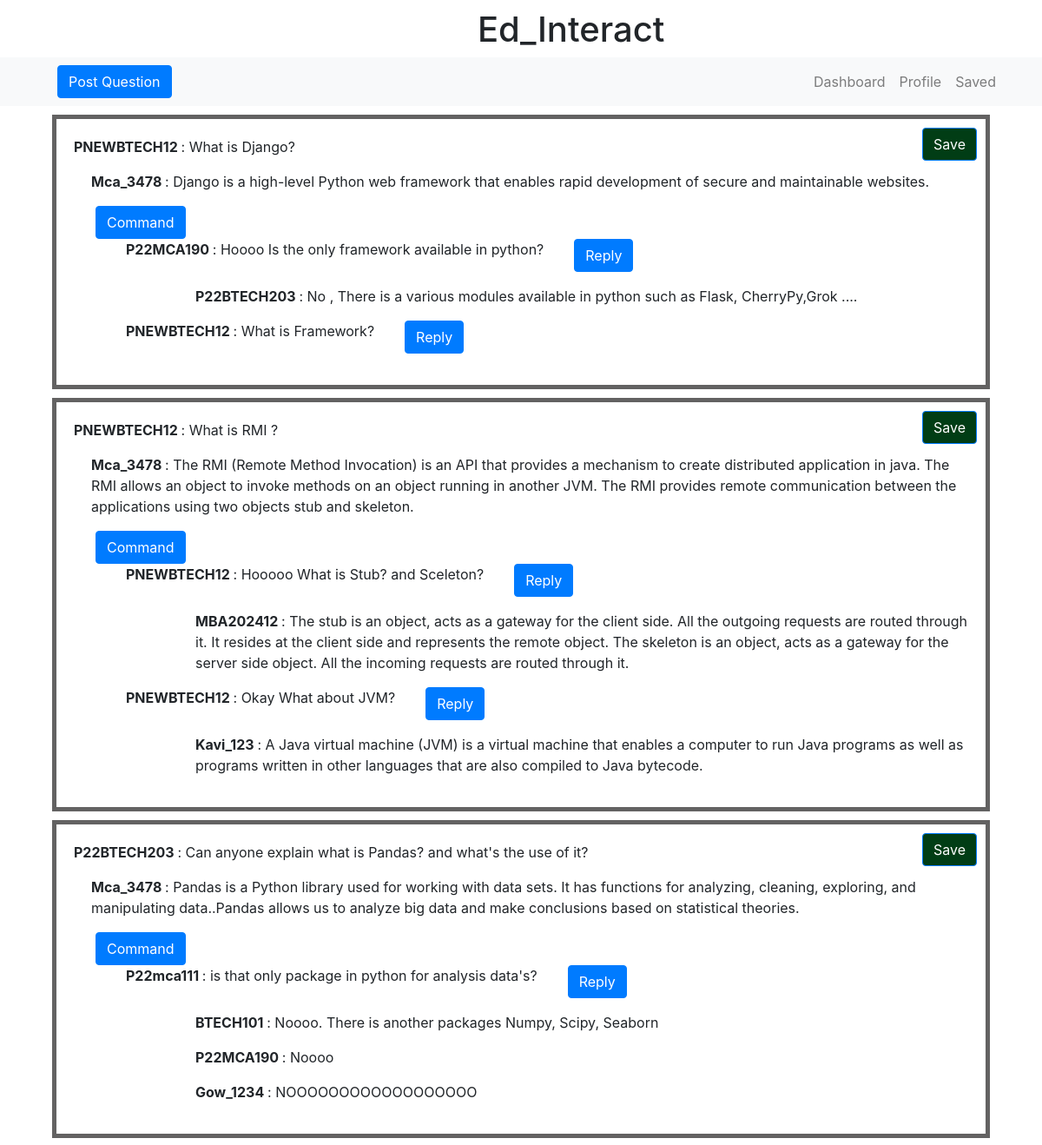
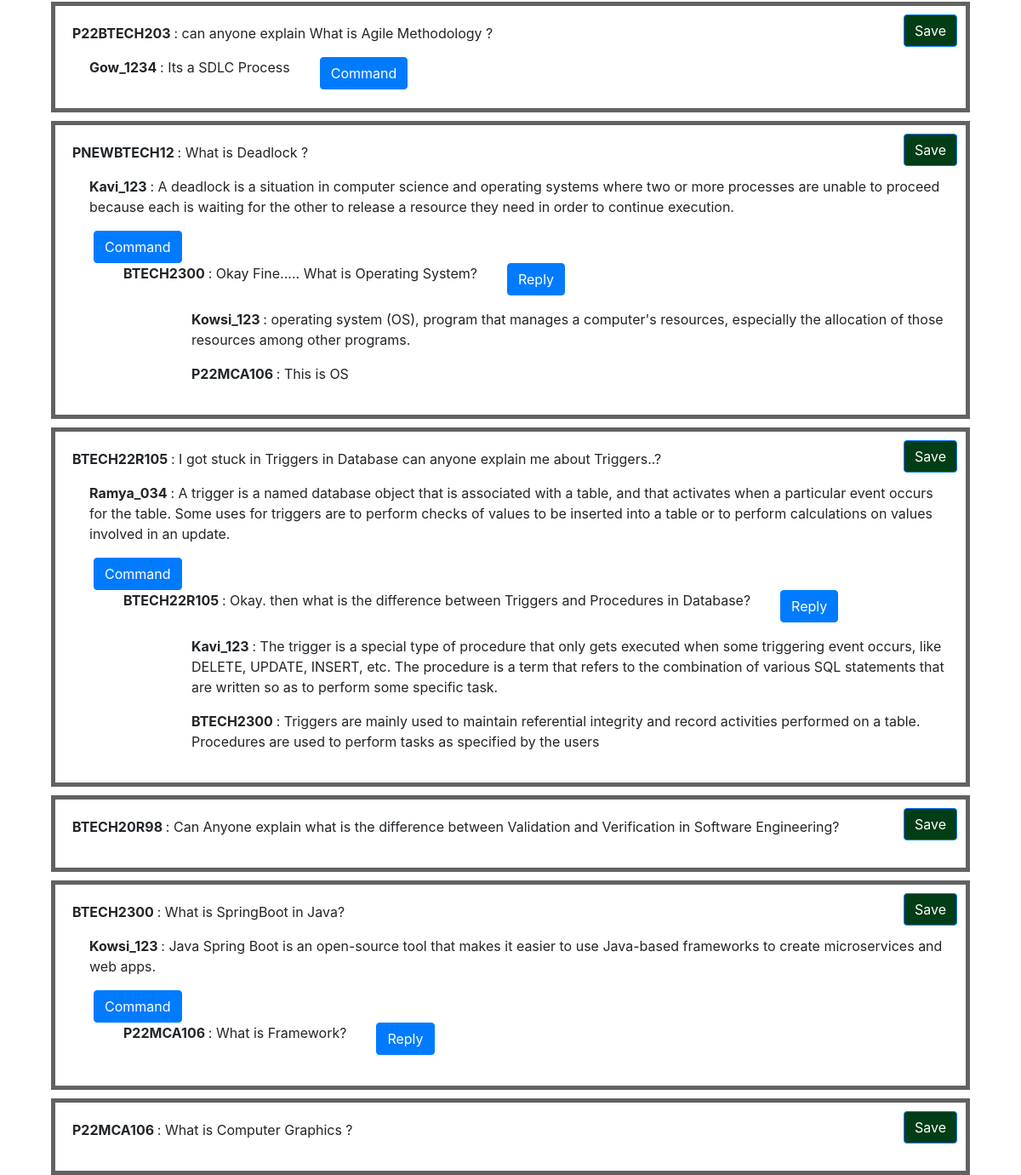
The app's page /BacktoHome (signed in) with its own data (2 pictures, top to bottom).
### Ed_Core/models.py (models this page shows, shortened)
class Student_Registration(models.Model):
    name=models.CharField(max_length=30)
    mobile=models.CharField(max_length=10)
    email=models.EmailField(max_length=50)
    username=models.CharField(max_length=20,primary_key=True)
    course=models.CharField(max_length=5)
    passkey=models.CharField(max_length=20)
    def __str__(self):
        return self.username

class Question(models.Model):
    question_id=models.BigAutoField(primary_key=True)
    username=models.ForeignKey(Student_Registration,on_delete=models.CASCADE)
    quesiton=models.CharField(max_length=100)

class Login_Info(models.Model):
    username=models.CharField(max_length=20,primary_key=True)
    password=models.CharField(max_length=20)
    def __str__(self):
        return self.username

class Answer(models.Model):
    question_id=models.ForeignKey(Question,on_delete=models.CASCADE)
    answer=models.CharField(max_length=500)
    username=models.ForeignKey(Login_Info,on_delete=models.CASCADE)

class Commend(models.Model):
    answer_id=models.ForeignKey(Answer,on_delete=models.CASCADE)
    command=models.CharField(max_length=500)
    username=models.ForeignKey(Login_Info,on_delete=models.CASCADE)

class Reply(models.Model):
    command_id=models.ForeignKey(Commend,on_delete=models.CASCADE)
    reply=models.CharField(max_length=500)
    username=models.ForeignKey(Login_Info,on_delete=models.CASCADE)

### Ed_Core/views.py (the view)
# urls.py: path('BacktoHome',views.BacktoHome,name="BacktoHome"),
def BacktoHome(request):
        ses_username = request.session.get('username')
        print(ses_username)
        st= Student_Registration.objects.all()
        sf= Staff_Registration.objects.all()
        val=feed()
        print(st)
        for i in st:
             if(i.username==ses_username):
                  return render(request, 'student_index.html', {'data': val})
        for i in sf:
             if(i.username==ses_username):
                  return render(request, 'staff_index.html', {'data': val})

### templates/student_index.html (shortened to what this page needs)
<!DOCTYPE html>
<html lang="en">
<head>
  <link rel="stylesheet" href="https://stackpath.bootstrapcdn.com/bootstrap/4.5.2/css/bootstrap.min.css">
  <link href="https://cdn.jsdelivr.net/npm/bootstrap-icons@1.8.1/font/bootstrap-icons.css" rel="stylesheet">
</head>
<body>
  <div class="title-container">
    <div class="title">
      <h1>Ed_Interact</h1>
    </div>
  </div>
  <nav class="navbar navbar-expand-lg navbar-light bg-light">
    <div class="container">
      <button class="btn btn-primary post-button" id="postButton">Post Question</button>
      <div class="collapse navbar-collapse" id="navbarSupportedContent">
        <ul class="navbar-nav ml-auto">
          <li class="nav-item">
            <a class="nav-link" href="{% url 'Dashboard' %}" >Dashboard</a>
          </li>
          <li class="nav-item">
            <a  class="nav-link" href="{% url 'Profile' %}" >Profile</a>
          </li>
          <li class="nav-item">
            <form action="{% url 'Saved_Items_List' %}" method="post">{% csrf_token %}
            <a class="nav-link"  href="{% url 'Saved_Items_List' %}" >Saved</a>
             </form>
          </li>
        </ul>
      </div>
    </div>
  </nav>
  <div class="feed_container">
    {% for question in data %}
    <div class="question-container">
      <form action="{% url 'Save_Item' question_id=question.question_id  %}" method="post">{% csrf_token %}
         <a href="{% url 'Save_Item' question_id=question.question_id %}"></a><button class="btn btn-primary save-btn" id="Saved" >Save</button>
      </form>
        <p><b>{{ question.username }} </b>: {{ question.question }} </p>
        {% for answer in question.answers %}
            <div class="answer-container">
              <div class="row">
                <div class="col-auto">
                <p><b>{{ answer.username }} </b>: {{ answer.answer }} </p>
                </div>
                <div class="col-auto">
                    <form action="{% url 'command_post' answer_id=answer.answer_obj %}" method="post">{% csrf_token %}
                    <button class="btn  btn-primary " id="commandButton">Command</button>
                    </form>
                </div>
              </div>
                {% for comment in answer.comments %}
                    <div class="comment-container" >
                      <div class="row">
                        <div class="col-auto">
                        <p><b>{{ comment.username }} </b>: {{ comment.comment }}
                        </div>
                        <div class="col-auto">
                          <form action="{% url 'reply_post' commmand_id=comment.comment_obj %}" method="post">{% csrf_token %}
                            <button class="btn btn-primary " id="replyButton" >Reply</button></form> </p>
                          </div>
                        </div>
                        {% for reply in comment.replies %}
                            <div class="reply-container">
                                <p><b>{{ reply.username }} </b>: {{ reply.reply }} </p>
                            </div>
                        {% endfor %}
                    </div>
                {% endfor %}
            </div>
        {% endfor %}
    </div>
    {% endfor %}
</div>
</body>
</html>

### templates/student_index.html (style rules this page uses)
.title { margin-top: 10px; margin-left: 550px; }
.btn { margin-left: 5px; }
.question-container { width: 90%; margin: 0 auto; margin-top: 10px; border: 5px solid #636262; position: relative; padding: 20px; box-sizing: border-box; }
.save-btn { position: absolute; top: 10px; right: 10px; }
.save-btn { background-color: #013d15; color: #fff; }
.answer-container { margin-left: 20px; }
.comment-container { margin-left: 40px; }
.reply-container { margin-left: 80px; }

### records on screen
Student_Registration: username "PNEWBTECH12", question "What is Django?", question "What is RMI ?", question "What is Deadlock ?"
Login_Info: username "Mca_3478", answer "Django is a high-level Python web framework that enables rapid development of secure and maintainable websites.", answer "The RMI (Remote Method Invocation) is an API that provides a mechanism to create distributed application in java. The RMI allows an object to invoke methods on an object running in another JVM. The RMI provides remote communication between the applications using two objects stub and skeleton.", answer "Pandas is a Python library used for working with data sets. It has functions for analyzing, cleaning, exploring, and manipulating data..Pandas allows us to analyze big data and make conclusions based on statistical theories."
Login_Info: username "P22MCA190", comment "Hoooo Is the only framework available in python?", reply "Noooo"
Login_Info: username "P22BTECH203", reply "No , There is a various modules available in python such as Flask, CherryPy,Grok ...."
Login_Info: username "PNEWBTECH12", comment "What is Framework?", comment "Hooooo What is Stub? and Sceleton?", comment "Okay What about JVM?"
Login_Info: username "MBA202412", reply "The stub is an object, acts as a gateway for the client side. All the outgoing requests are routed through it. It resides at the client side and represents the remote object. The skeleton is an object, acts as a gateway for the server side object. All the incoming requests are routed through it."
Login_Info: username "Kavi_123", reply "A Java virtual machine (JVM) is a virtual machine that enables a computer to run Java programs as well as programs written in other languages that are also compiled to Java bytecode.", answer "A deadlock is a situation in computer science and operating systems where two or more processes are unable to proceed because each is waiting for the other to release a resource they need in order to continue execution.", reply "The trigger is a special type of procedure that only gets executed when some triggering event occurs, like DELETE, UPDATE, INSERT, etc. The procedure is a term that refers to the combination of various SQL statements that are written so as to perform some specific task."
Student_Registration: username "P22BTECH203", question "Can anyone explain what is Pandas? and what's the use of it?", question "can anyone explain What is Agile Methodology ?"
Login_Info: username "P22mca111", comment "is that only package in python for analysis data's?"
Login_Info: username "BTECH101", reply "Noooo. There is another packages Numpy, Scipy, Seaborn"
Login_Info: username "Gow_1234", reply "NOOOOOOOOOOOOOOOOOO", answer "Its a SDLC Process"
Login_Info: username "BTECH2300", comment "Okay Fine..... What is Operating System?", reply "Triggers are mainly used to maintain referential integrity and record activities performed on a table. Procedures are used to perform tasks as specified by the users"
Login_Info: username "Kowsi_123", reply "operating system (OS), program that manages a computer's resources, especially the allocation of those resources among other programs.", answer "Java Spring Boot is an open-source tool that makes it easier to use Java-based frameworks to create microservices and web apps."
Login_Info: username "P22MCA106", reply "This is OS", comment "What is Framework?"
Student_Registration: username "BTECH22R105", question "I got stuck in Triggers in Database can anyone explain me about Triggers..?"
Login_Info: username "Ramya_034", answer "A trigger is a named database object that is associated with a table, and that activates when a particular event occurs for the table. Some uses for triggers are to perform checks of values to be inserted into a table or to perform calculations on values involved in an update."
Login_Info: username "BTECH22R105", comment "Okay. then what is the difference between Triggers and Procedures in Database?"
Student_Registration: username "BTECH20R98", question "Can Anyone explain what is the difference between Validation and Verification in Software Engineering?"
Student_Registration: username "BTECH2300", question "What is SpringBoot in Java?"
Student_Registration: username "P22MCA106", question "What is Computer Graphics ?"
